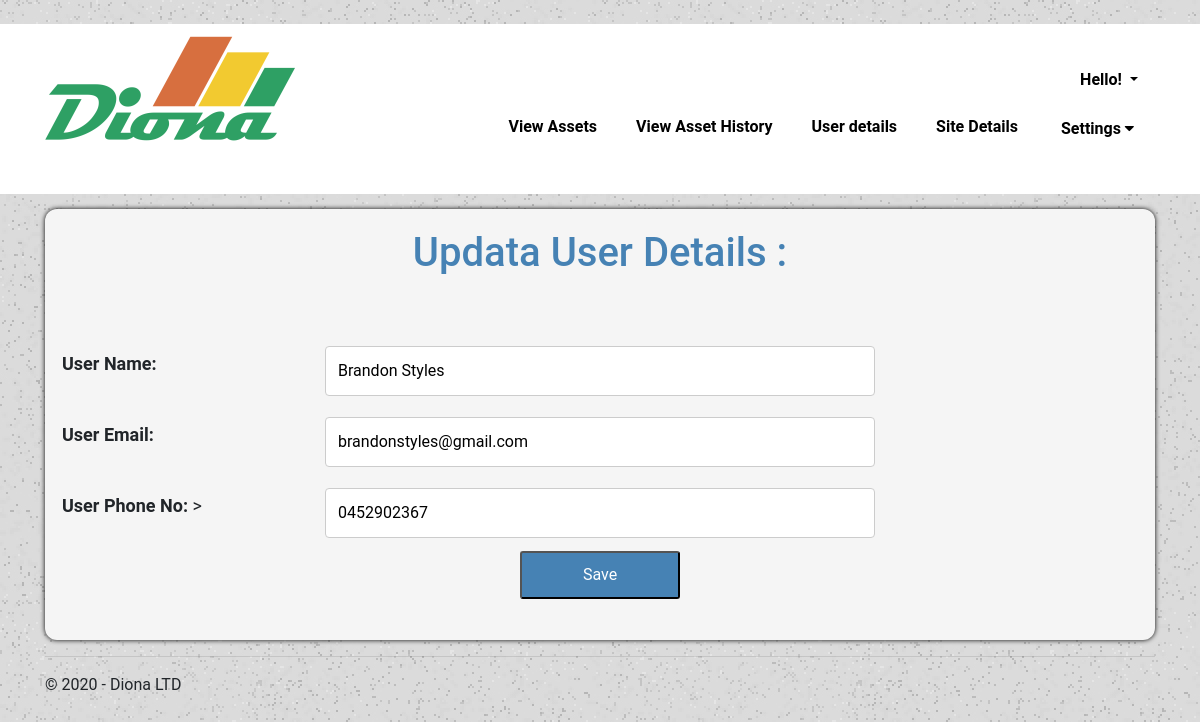
The page /update_users?id=4 on the database its author committed.
### tables this page shows
CREATE TABLE `User` (
                                        `user_id` integer,
                                        `user_name` TEXT NULL,
                                        `user_email` TEXT NOT NULL,
                                        `user_phone` TEXT NULL,
                                        PRIMARY KEY (`user_id`)
                                    );

### EX1/views.py (the view)
@app.route('/update_users')
def update_users():
    user_details = ''
    submit_url = ''
    if(request.args.get('id')):
        user_details = dbHandler.getUserDetails(request.args.get('id'))
        submit_url = "submit_update_user"
    else:
        submit_url = 'submit_add_users'
    return render_template('update_user.html',
                            title='Add Users',
                            user = user_details,
                            submit_url = submit_url,
                            year=datetime.now().year)

### EX1/models.py (called while the page is built)
def create_connection(db_file):
    conn = None
    try:
        conn = sqlite3.connect(db_file)
    except Error as e:
        print(e)
    return conn

def getUserDetails(id):
    con = create_connection("diona.db")
    cur = con.cursor()
    cur.execute("SELECT * FROM User WHERE user_id = (?)", ([id]))
    userID = cur.fetchone()
    con.close()
    return userID

### EX1/templates/update_user.html (shortened to what this page needs)
{% extends "layout_admin.html" %}
{% block content %}
<div class="formcontainer">
    <form action="{{ submit_url }}" method="post" id="defaultassetform">
        <div class="h1form">
            <h1>Updata User Details :</h1>
        </div>
        <br>
        <br>
        {% if user %}
        <div class="row">
            <div class="column-25">
                <label for="userName"><strong>User Name: </strong></label>
            </div>
            <div class="column-50">
                <input type="text" class="" name="userName" value="{{ user[1] }}" required />
            </div>
        </div>
        <div class="row">
            <div class="column-25">
                <label for="userEmail"><strong>User Email: </strong></label>
            </div>
            <div class="column-50">
                <input type="text" class="" name="userEmail" value="{{ user[2] }}" required />
            </div>
        </div>
        <div class="row">
            <div class="column-25">
                <label for="userPhone"><strong>User Phone No: </strong>></label>
            </div>
            <div class="column-50">
                <input type="text" class="" name="userPhone" value="{{ user[3] }}" required />
            </div>
        </div>
        {% endif %}
        <p id="submitbutton"><input type="Submit" value="Save"></p>
    </form>
</div>
{% endblock %}

### EX1/static/styles.css (style rules this page uses)
body { font-family: Roboto, Arial, sans-serif; background-image: url('/static/image/boxed-bg.jpg'); margin: 0; height: 100%; }
.h1form { text-align: center; font-family: Roboto, Arial, sans-serif; font-size: 15px; color: #4682B4; }
.formcontainer { background-color: #F5F5F5; padding: 20px; margin-top: 15px; box-shadow: 0 0 5px rgba(0, 0, 0, 15); border-radius: 12px; }
.row:after { content: ""; display: table; clear: both; }
label { padding-top: 12px; padding-right: 12px; padding-left: 12px; display: inline-block; }
input[type= text], [type= email], select, textarea { width: 100%; padding: 12px; margin: 8px 0; display: inline-block; border: 1px solid #ccc; border-radius: 4px; box-sizing: border-box; resize: vertical; }
#submitbutton { text-align: center; }
input[type= Submit] { width: 15%; background-color: #4682B4; color: white; padding: 10px 16px; margin: 5px 0; border-radius: 3px; cursor: pointer; }
.column-25 { float: left; width: 25%; margin-top: 5px; font-size: 18px; font-family: Roboto, Arial, sans-serif; }
.column-50 { float: left; width: 50%; margin-top: 5px; }

### rows shown on the page
User: userName "Brandon Styles", userEmail "brandonstyles@gmail.com", userPhone "0452902367"
